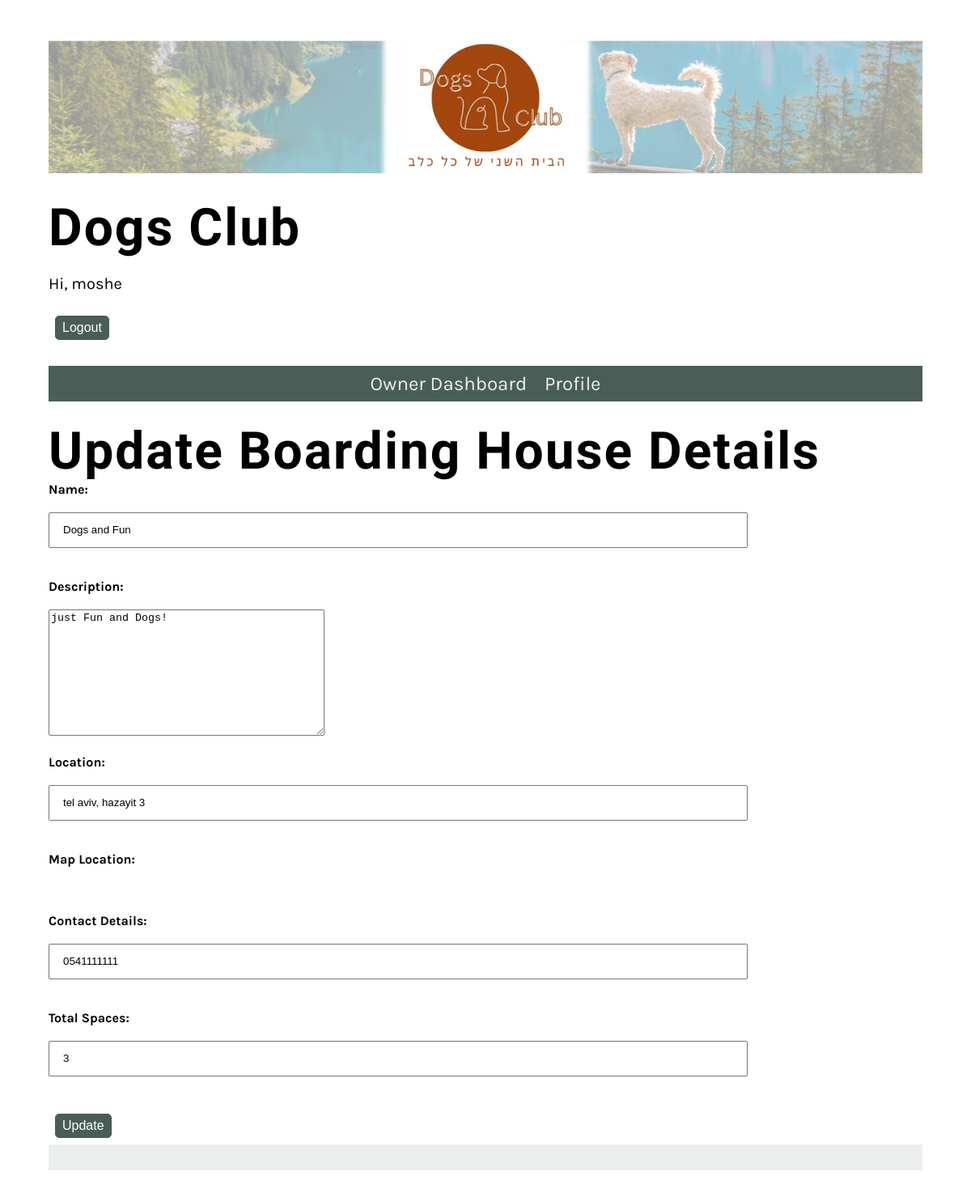
Screenshot of /Website/boardinghouses/11/update/ (signed in) with the database file from the repository.
### Website/models.py (models this page shows, shortened)
class BoardingHouse(models.Model):
    DEFAULT_MAP_LOCATION = r"https://www.google.com/maps/embed?pb=!1m18!1m12!1m3!1d3487844.11496039!2d32.44041769453558!3d31.383867609568092!2m3!1f0!2f0!3f0!3m2!1i1024!2i768!4f13.1!3m3!1m2!1s0x1500492432a7c98b%3A0x6a6b422013352cba!2sIsrael!5e0!3m2!1sen!2sil!4v1712740457423!5m2!1sen!2sil"
    user = models.ForeignKey(User, on_delete=models.CASCADE)
    name = models.CharField(max_length=255)
    description = models.TextField()
    location = models.CharField(max_length=255)
    map_location = models.URLField(default=DEFAULT_MAP_LOCATION, max_length=1000)
    contact_details = models.CharField(max_length=255)
    available_spaces = models.PositiveIntegerField()

### Website/views.py (the view, shortened to what this page needs)
# urls.py: path('boardinghouses/<int:boardinghouse_id>/update/', UpdateBoardinghouseView.as_view(), name='update_boardinghouse'),
class UpdateBoardinghouseView(PermissionRequiredMixin, UpdateView):
    permission_required = ('Website.change_boardinghouse')
    model = BoardingHouse
    form_class = BoardingHouseForm
    template_name = 'update_boardinghouse.html'
    def get_object(self, queryset=None):
        boardinghouse_id = self.kwargs.get('boardinghouse_id')
        boardinghouse = get_object_or_404(BoardingHouse, id=boardinghouse_id)
        if boardinghouse.user != self.request.user:
            print("You are not the owner of the boardinghouse")
            raise PermissionDenied("You are not the owner of the boardinghouse")
        print("get_object")
        return boardinghouse

### Website/forms.py (shortened to what this page needs)
class BoardingHouseForm(forms.ModelForm):
    class Meta:
        model = BoardingHouse
        fields = ['name', 'description', 'location', 'contact_details', 'available_spaces']

### Website/templatetags/custom_filters.py (called while the page is built)
@register.filter
def has_group(user, group_name):
    return user.groups.filter(name=group_name).exists()

### Website/templates/update_boardinghouse.html (shortened to what this page needs)
{% extends 'base.html' %}
{% block content %}
<!DOCTYPE html>
<html lang="en">
<head>
</head>
<body>
    <h1>Update Boarding House Details</h1>
    <form method="post">
        <label for="id_name">Name:</label><br>
        {{ form.name }}<br><br>
        <label for="id_description">Description:</label><br>
        {{ form.description }}<br><br>
        <label for="id_location">Location:</label><br>
        {{ form.location }}<br><br>
        <label for="id_map_location">Map Location:</label><br>
        {{ form.map_location }}<br><br>
        <label for="id_contact_details">Contact Details:</label><br>
        {{ form.contact_details }}<br><br>
        <label for="id_available_spaces">Total Spaces:</label><br>
        {{ form.available_spaces }}<br><br>
        <button type="submit" class="small_button">Update</button>
    </form>
</body>
</html>
{% endblock %}

### Website/templates/base.html (shortened to what this page needs)
{% load custom_filters %}
{% load static %}
<!DOCTYPE html>
<html lang="en">
<head>
    <link
    rel="preload"
    as="style"
    href="{% static 'css/style.css' %}"
    onload="this.rel = 'stylesheet'"
  />
</head>
<body>
    <header>
        <img src="{% static 'img/logo.png' %}" alt="Logo" class="logo">
        <h1>Dogs Club</h1>
        {% if user.is_authenticated %}
                <p>Hi, {{user.first_name}}</p>
                <form method="post" action="{% url 'logout' %}">
                    <button type="submit" class = "small_button">Logout</button>
                </form>
        {% else %}
                <a href="{% url 'login' %}" >Login</a>/<a href="{% url 'register' %}" >Sign Up</a>
        {% endif %}
    </header>
    <nav>
        <ul>
        {% if user.is_authenticated %}
            {% if request.user|has_group:"Customers" %}
                <li><a href="{% url 'home' %}">Home</a></li>
                <li><a href="{% url 'about' %}">About</a></li>
                <li><a href="{% url 'boardinghouse_list' %}">Boarding Houses</a></li>
                <li><a href="{% url 'booking_history' %}">Booking History</a></li>
            {% elif request.user|has_group:"Boardinghouse Owners"  %}
                <li><a href="{% url 'owner_dashboard' %}">Owner Dashboard</a></li>
            {% endif %}
            <li><a href="{% url 'profile' %}">Profile</a></li>
        {% else %}
            <li><a href="{% url 'home' %}">Home</a></li>
            <li><a href="{% url 'about' %}">About</a></li>
            <li><a href="{% url 'boardinghouse_list' %}">Boarding Houses</a></li>
        {% endif %}
        </ul>
    </nav>
<main>
    {% block content %}{% endblock %}
</main>
<footer>
</footer>
</body>
</html>

### Website/static/css/style.css (style rules this page uses)
.logo { width: 100%; }
body { font-family: 'Karla', sans-serif; margin-top: 3rem; margin-bottom: 3rem; margin-left: 5%; margin-right: 5%; }
h1, h2, h3, h4, h5, h6 { font-family: 'Markazi Text', serif; letter-spacing: 2px;; }
h1 { font-size: 4rem; margin-top: 1.5rem; margin-bottom: 0; }
p, ul { font-size: 1.25rem;; }
a { color: #EE9972; text-decoration: none; }
header img { display: block; margin-left: auto; margin-right: auto; max-width: 100%; height: auto; }
nav { background-color: #495E57; margin-top: 1rem; margin-bottom: 1rem; margin-bottom: 0px; }
nav ul { list-style: none; font-size: 1.5rem; text-align: center; padding-inline-start: 0rem; margin-bottom: 0px; }
nav ul li { display: inline-block; margin: 0.5rem; }
nav ul a { color: #EDEFEE; text-decoration: none; }
label { font-weight: bold; display: block; }
input, select { width: 80%; display: block; padding: .5rem 1rem; line-height: 1.5rem; box-sizing: border-box; }
footer { background-color: #EDEFEE; padding: 1rem; display: flex; gap: 2rem 1rem; }
.small_button { padding: .25rem .5rem; border: 1px solid #495E57; background-color: #495E57; border-radius: 5px; font-size: 1rem; display: inline-block; color: #fff; line-height: 20px; margin: 0.5rem; }

### rows the page displays
BoardingHouse: name "Dogs and Fun", description "just Fun and Dogs!", location "tel aviv, hazayit 3", contact_details "0541111111", available_spaces "3"

### other values shown
{{ user.first_name }} "moshe"
